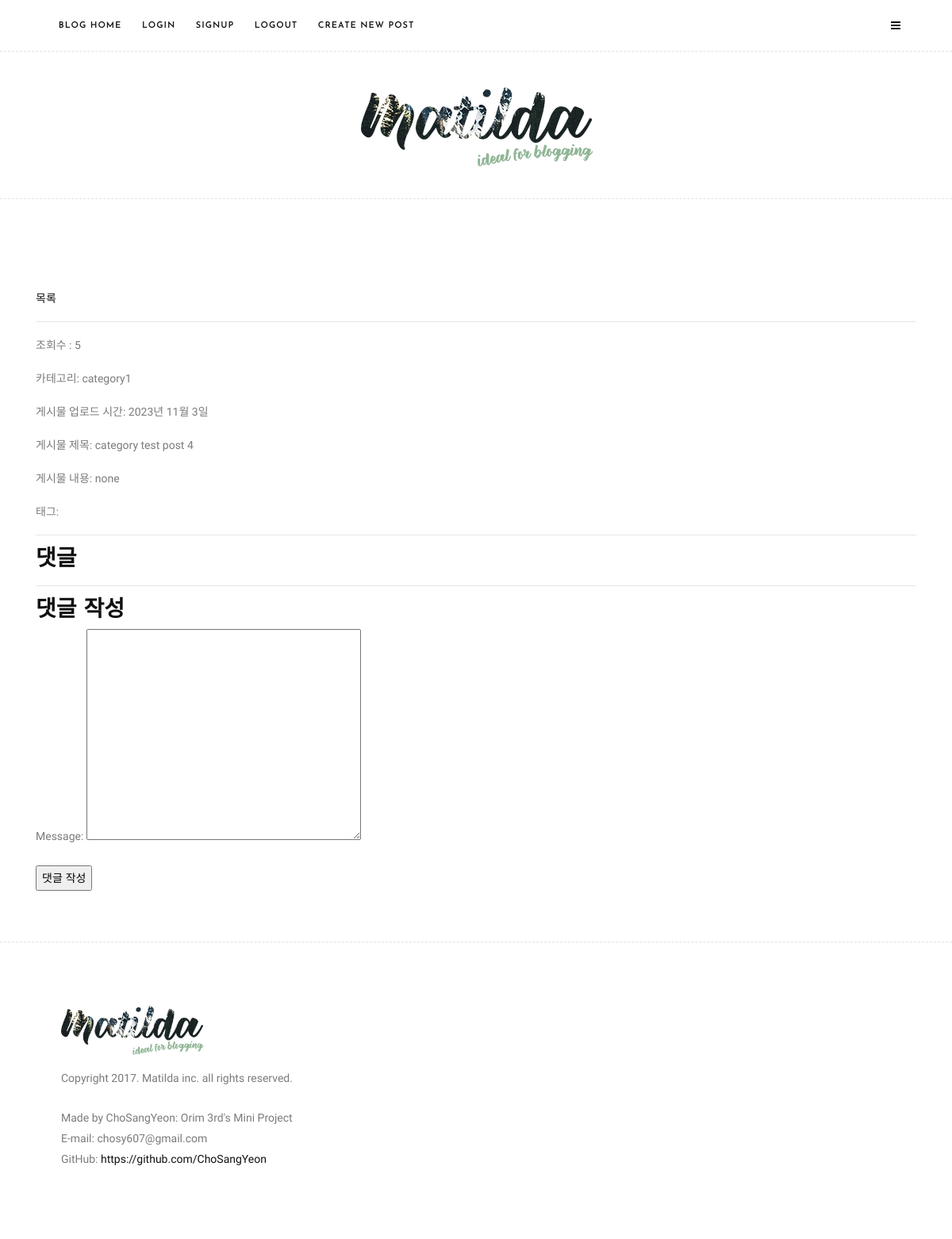
Screenshot of /blog/32/ with the database file from the repository.
### blog/models.py (models this page shows, shortened)
class Post(models.Model):
    author = models.ForeignKey(User, on_delete=models.CASCADE, related_name='posts')
    title = models.CharField(max_length=100)
    content = models.TextField()
    thumb_image = models.ImageField(upload_to='blog/images/%Y/%m/%d/', blank=True)
    file_upload = models.FileField(upload_to='blog/files/%Y/%m/%d/', blank=True)
    created_at = models.DateTimeField(auto_now_add=True)
    updated_at = models.DateField(auto_now=True)
    view_count = models.PositiveIntegerField(default=0)
    tags = models.ManyToManyField('Tag', blank=True) # 동일한 동작 x why?
    viewed_by = models.ManyToManyField(User, blank=True)
    category = models.ForeignKey('Category', on_delete=models.SET_NULL, null=True, blank=True)

class Category(models.Model):
    name = models.CharField(max_length=50, unique=True)
    def __str__(self):
        return self.name

### blog/views.py (the view)
class PostDetailView(DetailView):
    model = Post
    def get_context_data(self, **kwargs):
        context = super().get_context_data(**kwargs)
        context['comment_form'] = CommentForm()
        return context
    def get_object(self, queryset=None):
        pk = self.kwargs.get('pk')
        post = get_object_or_404(Post, pk=pk)
        post.view_count += 1
        post.save()
        return post

### blog/forms.py
class CommentForm(forms.ModelForm):
    class Meta:
        model = Comment
        fields = ['message']

### templates/blog/post_detail.html (shortened to what this page needs)
{% extends 'base.html' %}
{% block content %}
{% load static %}
<section class="site-section">
    <div class="container">
        <div>
            <a href="{% url 'blog:post_list' %}">목록</a>
        </div>
        <hr>
        <div>
            <p>조회수 : {{post.view_count}}</p>
            <p>카테고리: {{post.category}}</p>
            <p>게시물 업로드 시간: {{post.updated_at}}</p>
            <p>게시물 제목: {{post.title}}</p>
            <p>게시물 내용: {{post.content}}</p>
            <p>태그: {{post.tag}}</p>
        </div>
        <hr>
        <div>
            <h3>댓글</h3>
        </div>
        <hr>
        <div>
            <h3>댓글 작성</h3>
            <form action="{% url 'blog:comment_new' post.pk %}" method="post">
                {{ comment_form.as_p }}
                <input type="submit" value="댓글 작성">
            </form>
        </div>
    </div>
</section>
{% endblock %}

### static/css/style.css (style rules this page uses)
body { font-size: 14px; line-height: 26px; font-family: 'Work Sans', sans-serif; background-color: #ffffff; }
.page-link, .tag-widget a, .navbar-toggleable-md .navbar-nav .nav-link, h1, h2, h3, h4, h5 { font-weight: 600; font-family: 'Josefin Sans', sans-serif; }
a, .table-bordered thead td, .table-bordered thead th, .instagram-wrapper h3 a, .page-link, .portfolio-filter ul li a, .customshare .fa-share-alt, .readmore, .menu-right a, .social a, .blog-desc h4 a, .navbar-inverse .navbar-nav .nav-link, h1, h2, h3, h4, h5, h6 { color: #111111; }
.breadcrumb-item, #nav-close, .tag-widget a, small, .badge-pill, .category-widget a, .socibox span, body, p, .searchmenu i { color: #7b7b7b; }
a { text-decoration: none !important; }
.site-section { padding: 4rem 0; }

### rows the page displays
Post: view_count "5", category "category1", updated_at "2023년 11월 3일", title "category test post 4", content "none"
